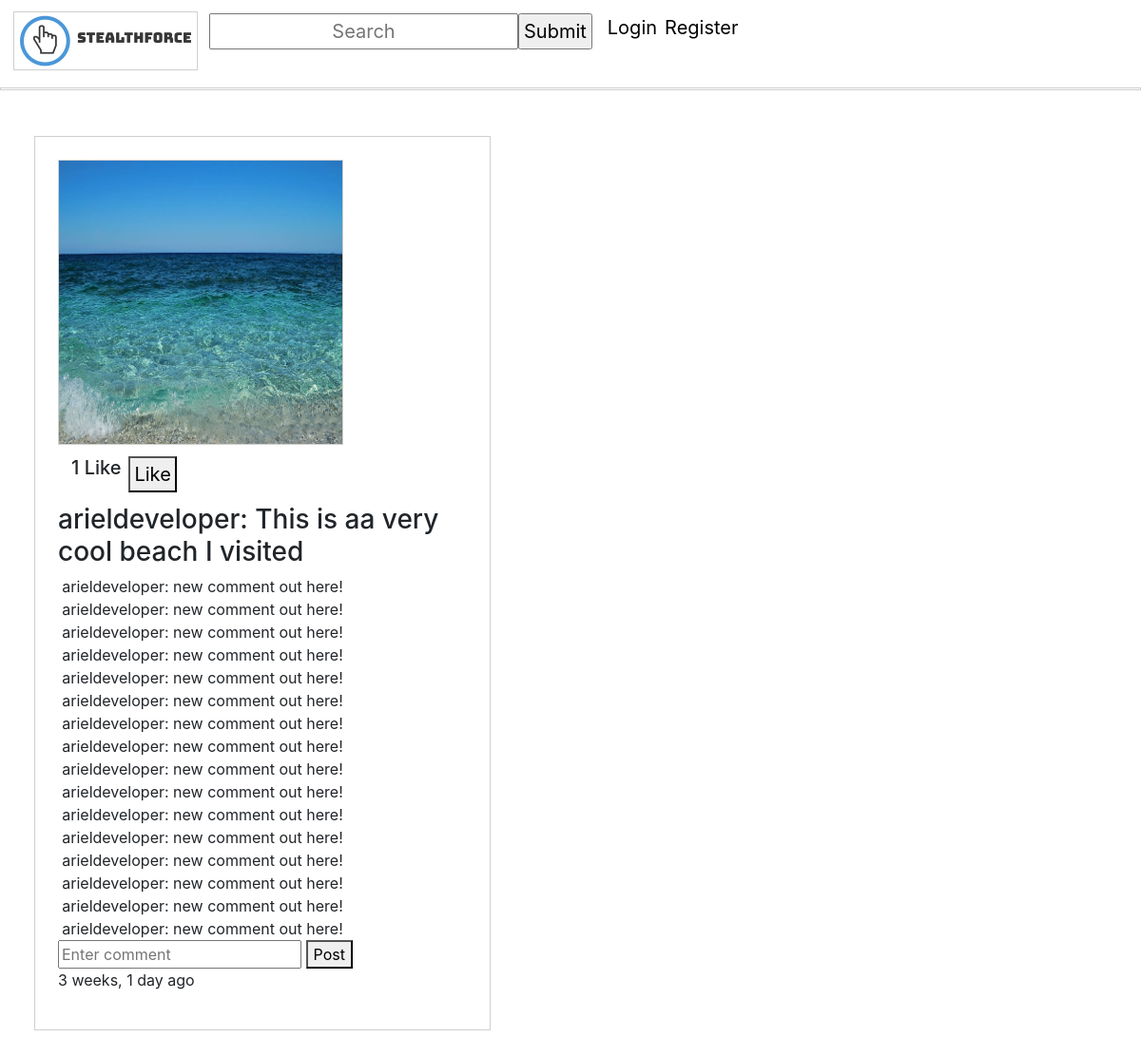
Page /p/31/ on the committed database.
### feed/models.py (models this page shows, shortened)
class FeedItem(models.Model):
    caption = models.CharField(max_length=255, blank=True, null=True) #Allow user
    owner = models.ForeignKey(User, on_delete=models.CASCADE)
    created_time = models.DateTimeField(auto_now_add=True)
    updated_time = models.DateTimeField(auto_now_add=True)
    image = models.ImageField(null=True, blank=True)
    liked = models.ManyToManyField(User, default=None, blank=True, related_name='liked')
    @property
    def number_of_likes(self):
        return self.liked.all().count()
    @property
    def image_url(self):
        if self.image and hasattr(self.image, 'url'):
            return self.image.url

class Comment(models.Model):
    feedItem = models.ForeignKey(FeedItem, on_delete=models.CASCADE, related_name="comments")
    username = models.CharField(max_length=70)
    body = models.TextField(null=True, blank=True)
    created = models.DateTimeField(auto_now_add=True)
    updated = models.DateTimeField(auto_now=True)
    active = models.BooleanField(default=True)
    class Meta:
        ordering = ('created',)

### users/models.py (models this page shows, shortened)
class Account(AbstractBaseUser):
    email = models.EmailField(verbose_name="email", max_length=60, unique=True)
    username = models.CharField(max_length=30, unique=True)
    date_joined = models.DateTimeField(verbose_name='date joined', auto_now_add=True)
    last_login = models.DateTimeField(verbose_name='last login', auto_now=True)
    is_admin = models.BooleanField(default=False)
    is_staff = models.BooleanField(default=False)
    is_superuser = models.BooleanField(default=False)
    is_active = models.BooleanField(default=True)
    followers = models.ManyToManyField("Account", blank=True, symmetrical=False, related_name="people_followers")
    following = models.ManyToManyField("Account", blank=True, symmetrical=False, related_name="people_following")
    profile_picture = models.ImageField(null=True, blank=True, default = 'static/default.png')
    USERNAME_FIELD = 'email' #allows user to login with email instead of username/id
    REQUIRED_FIELDS = ['username']
    objects = MyAccountManager()

### feed/views.py (the view)
# urls.py: path('p/<int:pk>/', feed_views.feed_item_view, name='feed-detail'),
def feed_item_view(request, pk):
    user_post = get_object_or_404(FeedItem, id=pk)
    comments = Comment.objects.filter(feedItem=user_post)
    context = {"user_post":user_post, "comments":comments}
    if request.method == "POST":
        comment_body = request.POST.get('comment_field')
        if comment_body != "": #posted empty comment
            comment = Comment(feedItem=user_post, username=request.user.username, body=comment_body)
            comment.save()
    return render(request, "feed/feed-item.html", context)

### feed/templates/feed/feed-item.html (shortened to what this page needs)
{% extends 'main_app/base.html' %}
{% load humanize %}
{% block body %}
    <div id="feed-item-detail">
        <img width="300" height="300" src="{{ user_post.image_url|default_if_none:'#' }}" />
        <div class="inline_div">
            <h5>{{ user_post.number_of_likes }} Like</h5>
            <form action = "{% url 'like' %}" method="POST">
                {% if user not in user_post.liked.all %}
                    <button type="submit">Like</button>
                {% else %}
                    <button type="submit">Unlike</button>
                {% endif %}
            </form>
        </div>
        <h3>{{ user_post.owner.username }}: {{ user_post.caption }}</h3>
        {% for comment in comments %}
            <div id="comment">
                <p>{{ comment.username }}: {{ comment.body }}</p>
            </div>
        {% endfor %}
        <form method="POST">
            <input placeholder="Enter comment" name="comment_field">
            <button type="submit">Post</button>
        </form>
        <p>{{ user_post.created_time|naturaltime}}</p>
    </div>
{% endblock %}

### static/css/main.css (style rules this page uses)
img { border: 1px solid rgba(124, 128, 119, 0.37); }
.inline_div { margin: 10px; overflow: hidden; }
.inline_div * { float: left; text-align: center; padding: 2px 4px; text-decoration: none; font-size: 20px; }
#comment * { display: inline; margin:1%; }
#feed-item-detail { margin: 3%; border: 1px solid rgba(124, 128, 119, 0.37) ; padding: 2%; width: 40%; }

### rows in the picture
FeedItem: image_url (picture), number_of_likes "1", owner.username "arieldeveloper", caption "This is aa very cool beach I visited", created_time "3 weeks, 1 day ago"
Comment: username "arieldeveloper", body "new comment out here!"
Comment: username "arieldeveloper", body "new comment out here!"
Comment: username "arieldeveloper", body "new comment out here!"
Comment: username "arieldeveloper", body "new comment out here!"
Comment: username "arieldeveloper", body "new comment out here!"
Comment: username "arieldeveloper", body "new comment out here!"
Comment: username "arieldeveloper", body "new comment out here!"
Comment: username "arieldeveloper", body "new comment out here!"
Comment: username "arieldeveloper", body "new comment out here!"
Comment: username "arieldeveloper", body "new comment out here!"
Comment: username "arieldeveloper", body "new comment out here!"
Comment: username "arieldeveloper", body "new comment out here!"
Comment: username "arieldeveloper", body "new comment out here!"
Comment: username "arieldeveloper", body "new comment out here!"
Comment: username "arieldeveloper", body "new comment out here!"
Comment: username "arieldeveloper", body "new comment out here!"
